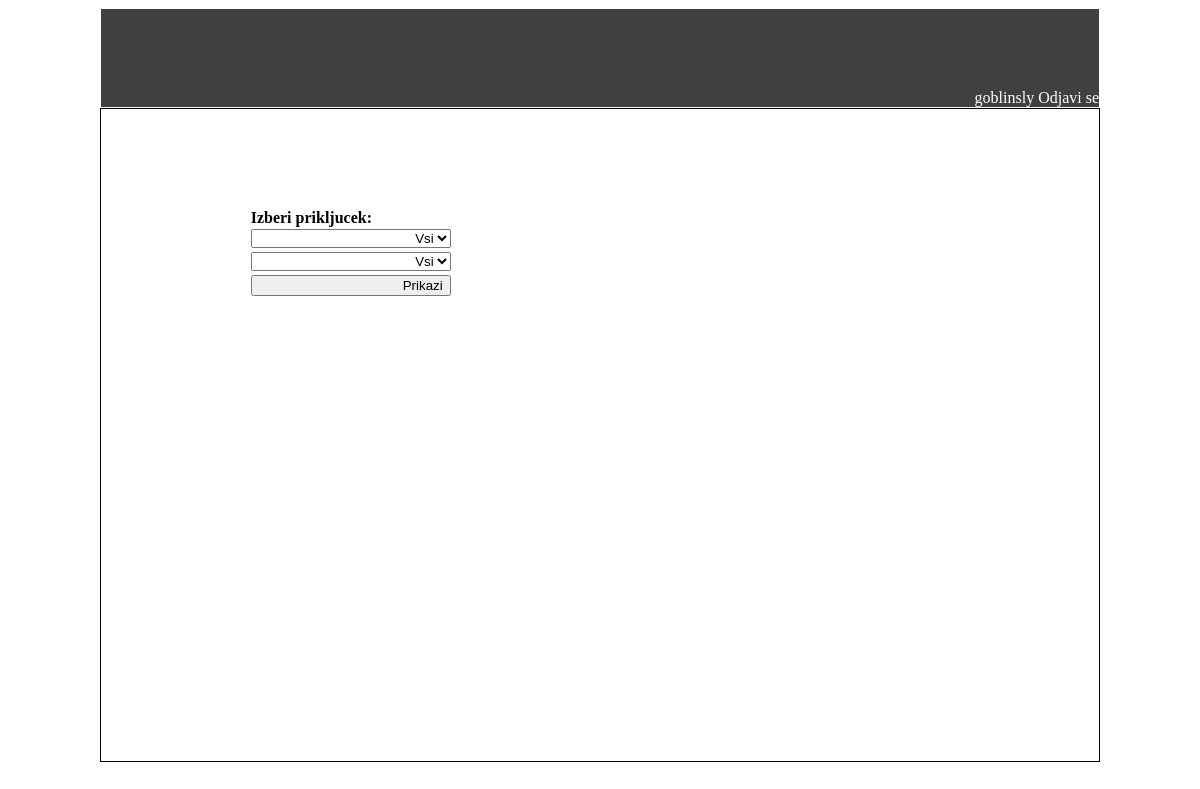
The page /kalkulator/graficne (signed in) on the database as committed earlier.
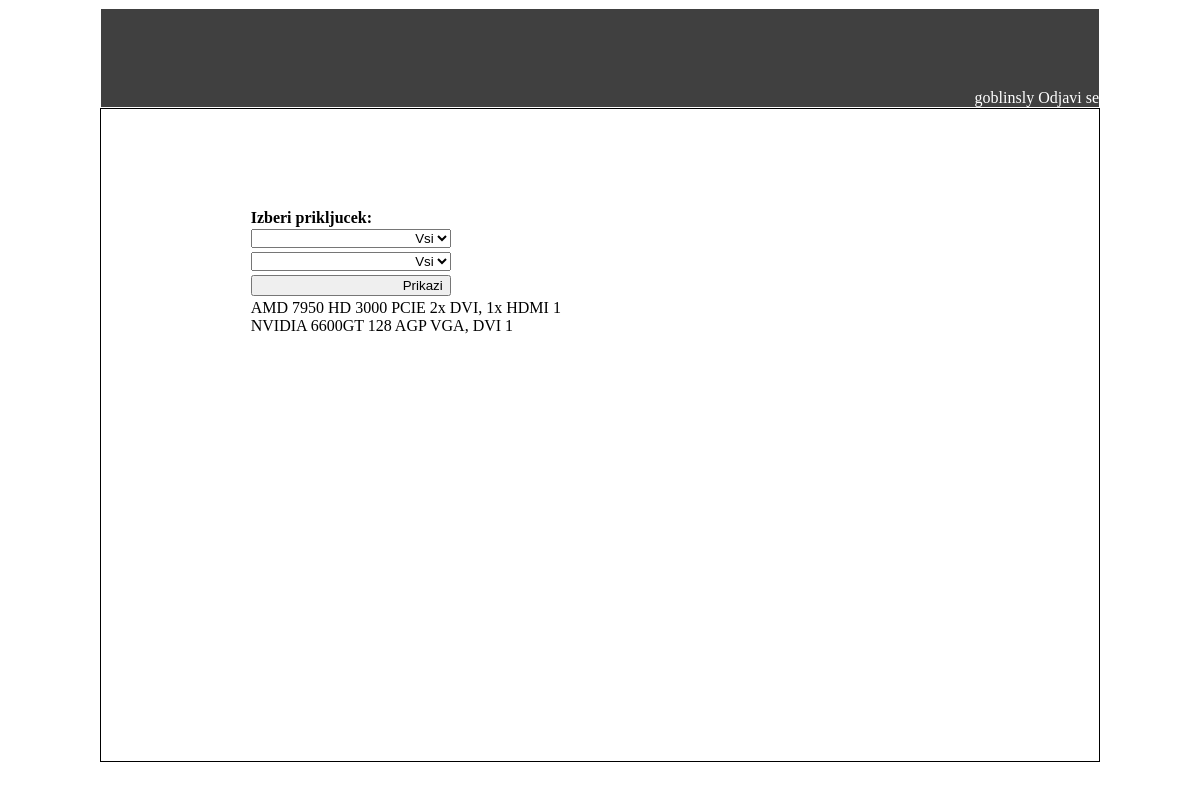
The same page on the database as committed later.
### kalkulator/models.py (models this page shows)
class Graficne(models.Model):
    znamka = models.CharField(max_length=20)
    model = models.CharField(max_length=20)
    pomnilnik = models.CharField(max_length=20)
    povezava = models.CharField(max_length=20)
    opis = models.CharField(max_length=100)
    kolicina = models.CharField(max_length=20)

### kalkulator/views.py (the view, shortened to what this page needs)
@login_required
def graficne(request):
    context = {}
    graficne = Graficne.objects.all()
    context['graficne'] = graficne
    return render(request, 'kalkulator/graficne.html', context)

### kalkulator/templates/kalkulator/graficne.html (shortened to what this page needs)
{% extends "kalkulator/base.html" %}
{% block main %}
	<div id="Stanje">
		<form>
			<label>Izberi prikljucek:</label>
										<select name="znamka">
											<option selected>Vsi</option>
										</select>
										<select name="povezava">
											<option selected>Vsi</option>
										</select>
			<input type="submit" id="vpisi" value="Prikazi">
		</form>
		<br>
		<br>
		<br>
		<br>
		<br>
		{% for graficna in graficne %}
		{{graficna.znamka}} {{graficna.model}} {{graficna.pomnilnik}}  {{graficna.povezava}}  {{graficna.opis}} {{graficna.kolicina}}  <br>
		{% endfor %}
	</div>
{% endblock %}

Rows that differ between the two databases and show on the page:
added Graficne: znamka "AMD", model "7950 HD", pomnilnik "3000", povezava "PCIE", opis "2x DVI, 1x HDMI", kolicina "1"
added Graficne: znamka "NVIDIA", model "6600GT", pomnilnik "128", povezava "AGP", opis "VGA, DVI", kolicina "1"
